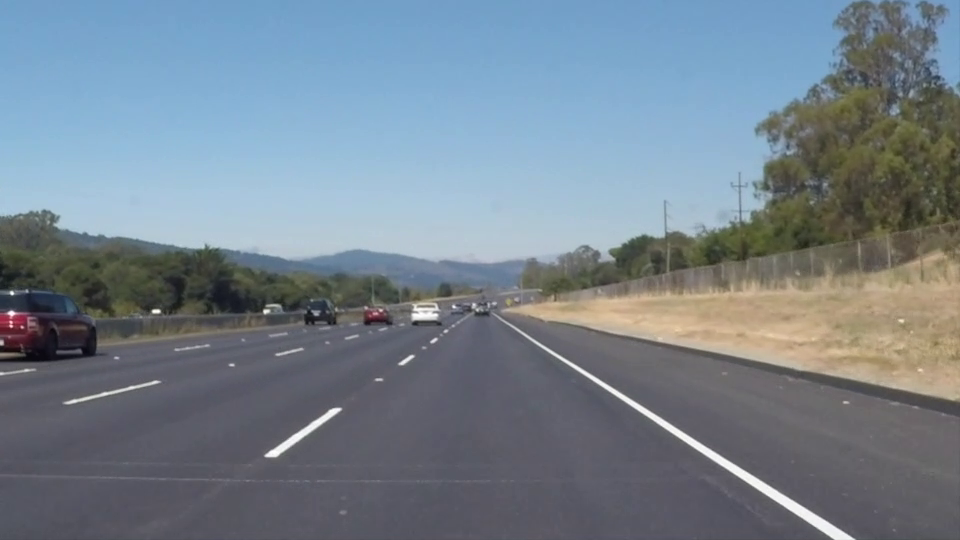
#> input picture frame 22 of vid1.mp4, 960 x 540 px
$ python Final_SeyyedRezaMoslemi.py
#> lines starting #> are read from the running program, lines starting #| are printed output that depends on the picture; after the words box and inside, x2 and y2 are one past the last pixel; in counts of white or black regions, pixels touching at a corner belong together; pictures that were not available may be replaced by others from this repository, and a replacement may not be noted
#> in play_video, frame is the input picture: shape (540, 960, 3); mean B, G, R 141.9, 130.7, 117.7
import cv2
import numpy as np


#---------------- Section 5 & Bonus(Section 7) ----------------
def calculator(x1, y1, x2, y2, w, h):

    # Calculate the slope and intercept of the line
    slope = (y2 - y1) / (x2 - x1)
    intercept = y1 - slope * x1

    # Set the starting and ending points for the line
    x1 = w
    y1 = int(slope * x1 + intercept)

    x2 = int((h - intercept)/slope)
    y2 = h

    return x1,y1,x2,y2


def detector(image, prev_left_line=None, prev_right_line=None):
#---------------- Section 2 ----------------
    h, w = image.shape[:2]
    w //= 2
    h //= 2
    image = cv2.resize(image, (w, h))
    image_ = cv2.cvtColor(image, cv2.COLOR_BGR2GRAY)
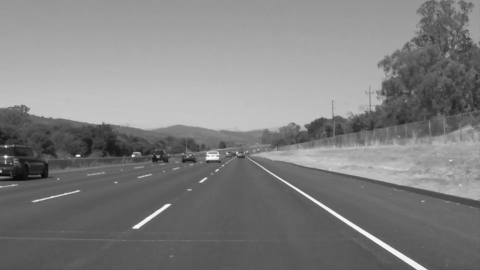
#> image_: shape (270, 480); min 10, max 252, mean 128.1

    g_image = cv2.GaussianBlur(image_, (3, 3), 0)

    edges = cv2.Canny(g_image, threshold1=50, threshold2=300)
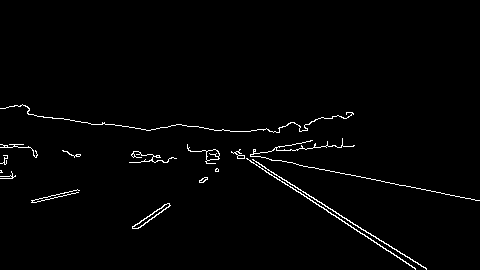
#> edges: shape (270, 480); 1.6% white in thin lines or dots, all inside (x1, y1, x2, y2) = (0, 104, 480, 270)


#---------------- Section 3 ----------------
    # Bounding image to five vector
    contour = np.array([[0, h], [w, h], [w//2, 6*h//10], [w//4, 6*h//10], [3*w//4, 6*h//10]])
    mask = np.zeros_like(edges)
    cv2.fillPoly(mask, np.int32([contour]), 255)
#> mask: shape (270, 480); 17.2% white; 1 white region, box (x1, y1, x2, y2) and area: (3, 162, 479, 270) 22291
    masked_edges = cv2.bitwise_and(edges, mask)
#> masked_edges: shape (270, 480); 0.46% white in thin lines or dots, all inside (x1, y1, x2, y2) = (129, 162, 427, 270)


#---------------- Section 4 ----------------
    # Perform Hough line detection using Probabilistic Hough Transform
    lines = cv2.HoughLinesP(
        masked_edges,
        rho=1,
        theta=np.pi / 180,
        threshold=55,
        maxLineGap=50
    )
#> lines = [[262, 166, 426, 269], [252, 162, 415, 268], [253, 162, 405, 261]]


    #---------------- Section 4 & 5 & Bonus(Section 7) ----------------
    if lines is not None:
        left_lines = []
        right_lines = []

        for line in lines:
            x1, y1, x2, y2 = line[0]
            slope = (y2 - y1) / (x2 - x1)

            if slope < 0:
                right_lines.append(line)
            elif slope > 0:
                left_lines.append(line)
#> this loop made 3 passes
#> (x1, y1, x2, y2, slope) on passes 1 to 3: (262, 166, 426, 269, 0.628), (252, 162, 415, 268, 0.65), (253, 162, 405, 261, 0.651)
#> after the loop, left_lines = [[[262, 166, 426, 269]], [[252, 162, 415, 268]], [[253, 162, 405, 261]]]; right_lines = []

        if len(left_lines) > 0:
            left_line_avg = np.mean(left_lines, axis=0, dtype=np.int32)
#> left_line_avg = [[255, 163, 415, 266]]
            x1, y1, x2, y2 = left_line_avg[0]
#> x1 = 255; y1 = 163; x2 = 415; y2 = 266
            x1, y1, x2, y2 = calculator(x1, y1, x2, y2, w, 6*h//10)
#> in calculator, `slope = (y2 - y1) / (x2 - x1)`: slope = 0.644
#> in calculator, `intercept = y1 - slope * x1`: intercept = -1.16
#> in calculator, `y1 = int(slope * x1 + intercept)`: y1 = 307
#> in calculator, `x2 = int((h - intercept)/slope)`: x2 = 253
#> x1 = 480; y1 = 307; x2 = 253; y2 = 162
            cv2.line(image, (x1, y1), (x2, y2), (0, 0, 255), 2)
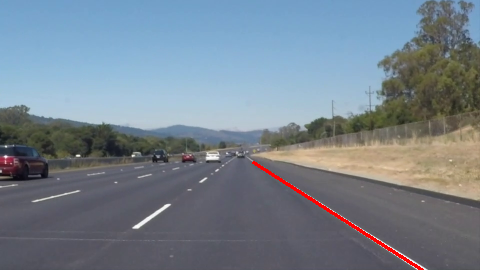
#> image: shape (270, 480, 3); mean of channels 0, 1, 2 141, 129.7, 118; drawn as B, G, R
            prev_left_line = (x1, y1, x2, y2)
#> prev_left_line = (480, 307, 253, 162)
        elif prev_left_line is not None:
            x1, y1, x2, y2 = prev_left_line
            cv2.line(image, (x1, y1), (x2, y2), (0, 0, 255), 2)

        if len(right_lines) > 0:
            right_line_avg = np.mean(right_lines, axis=0, dtype=np.int32)
            x1, y1, x2, y2 = right_line_avg[0]
            x1, y1, x2, y2 = calculator(x1, y1, x2, y2, 0, 6*h//10)
            cv2.line(image, (x1, y1), (x2, y2), (0, 0, 255), 2)
            prev_right_line = (x1, y1, x2, y2)
        elif prev_right_line is not None:
            x1, y1, x2, y2 = prev_right_line
            cv2.line(image, (x1, y1), (x2, y2), (0, 0, 255), 2)

    return image, prev_left_line, prev_right_line


#---------------- Section 6 ----------------
def play_video(video):
    prev_left_line, prev_right_line = None, None
    while video.isOpened():
        ret, frame = video.read()

        if not ret:
            break

        processed_frame, prev_left_line, prev_right_line = detector(frame, prev_left_line, prev_right_line)
#> prev_left_line = (480, 307, 253, 162)

        cv2.imshow('Processed Frame', processed_frame)

        if cv2.waitKey(1) & 0xFF == ord('q'):
#> (key q is pressed here)
            break
    cv2.destroyAllWindows()


# main
video1 = cv2.VideoCapture('vid1.mp4')
play_video(video1)

video2 = cv2.VideoCapture('vid2.mp4')
play_video(video2)
#> the loop in detector (call 2), `for line in lines:` made 3 passes
#> (key Esc is pressed here)

image = cv2.imread('img1.jpg')
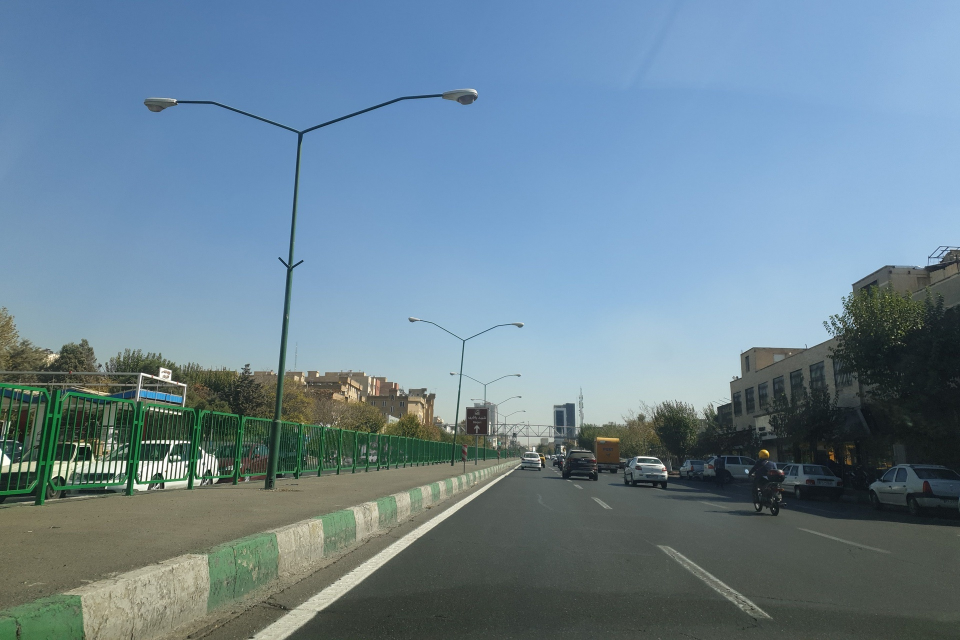
#> input picture img1.jpg, 1920 x 1280 px (shown at 1/2 size)
#> image is the input picture: shape (1280, 1920, 3); mean B, G, R 147.3, 131.8, 107.3
image,_,_ = detector(image, None, None)
#> in detector (call 6), `image_ = cv2.cvtColor(image, cv2.COLOR_BGR2GRAY)`:
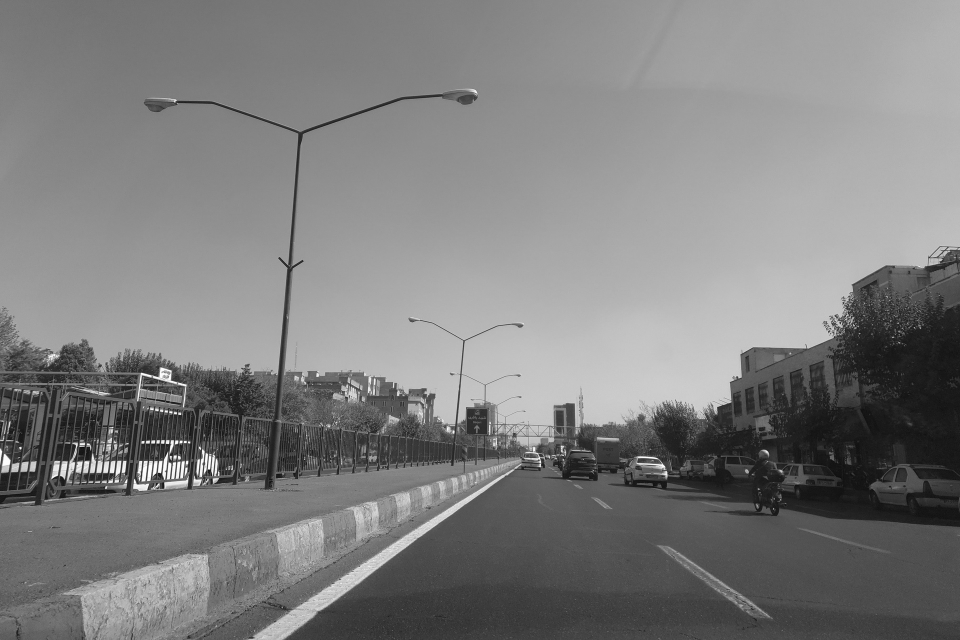
#> image_: shape (640, 960); min 13, max 255, mean 126.4
#> in detector (call 6), `masked_edges = cv2.bitwise_and(edges, mask)`:
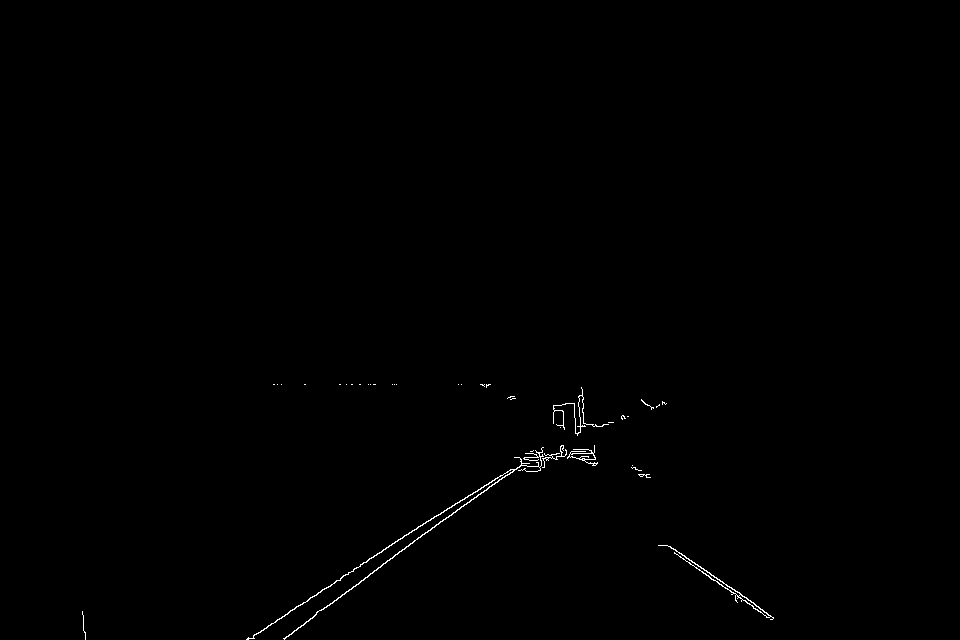
#> masked_edges: shape (640, 960); 0.33% white in thin lines or dots, all inside (x1, y1, x2, y2) = (82, 384, 774, 640)
#> in detector (call 6), `lines = cv2.HoughLinesP( masked_edges, rho=1, theta=np.pi / 180, thres..`: lines = [[246, 639, 583, 420], [316, 612, 319, 610], [370, 573, 583, 418], [283, 638, 380, 567], [248, 639, 353, 571], [664, 545, 770, 619], [666, 545, 773, 617], [315, 614, 583, 419], [532, 453, 544, 461], [669, 546, 758, 606], [247, 638, 455, 503], [249, 638, 366, 562]]
#> the loop in detector (call 6), `for line in lines:` made 12 passes
#> (x1, y1, x2, y2, slope) on passes 1 to 8: (246, 639, 583, 420, -0.65), (316, 612, 319, 610, -0.667), (370, 573, 583, 418, -0.728), (283, 638, 380, 567, -0.732), (248, 639, 353, 571, -0.648), (664, 545, 770, 619, 0.698), (666, 545, 773, 617, 0.673), (315, 614, 583, 419, -0.728)
#> after the loop in detector (call 6), `for line in lines:`: left_lines = [[[664, 545, 770, 619]], [[666, 545, 773, 617]], [[532, 453, 544, 461]], [[669, 546, 758, 606]]]; right_lines = [[[246, 639, 583, 420]], [[316, 612, 319, 610]], [[370, 573, 583, 418]], [[283, 638, 380, 567]], [[248, 639, 353, 571]], [[315, 614, 583, 419]], [[247, 638, 455, 503]], [[249, 638, 366, 562]]]
#> in detector (call 6), `left_line_avg = np.mean(left_lines, axis=0, dtype=np.int32)`: left_line_avg = [[632, 522, 711, 575]]
#> in detector (call 6), `x1, y1, x2, y2 = left_line_avg[0]`: x1 = 632; y1 = 522; x2 = 711; y2 = 575
#> in detector (call 6), `x1, y1, x2, y2 = calculator(x1, y1, x2, y2, w, 6*h//10)`: x1 = 960; y1 = 742; x2 = 426; y2 = 384
#> in detector (call 6), `prev_left_line = (x1, y1, x2, y2)`: prev_left_line = (960, 742, 426, 384)
#> in detector (call 6), `right_line_avg = np.mean(right_lines, axis=0, dtype=np.int32)`: right_line_avg = [[284, 623, 452, 508]]
#> in detector (call 6), `x1, y1, x2, y2 = right_line_avg[0]`: x1 = 284; y1 = 623; x2 = 452; y2 = 508
#> in detector (call 6), `x1, y1, x2, y2 = calculator(x1, y1, x2, y2, 0, 6*h//10)`: x1 = 0; y1 = 817; x2 = 633; y2 = 384
#> in detector (call 6), `cv2.line(image, (x1, y1), (x2, y2), (0, 0, 255), 2)`:
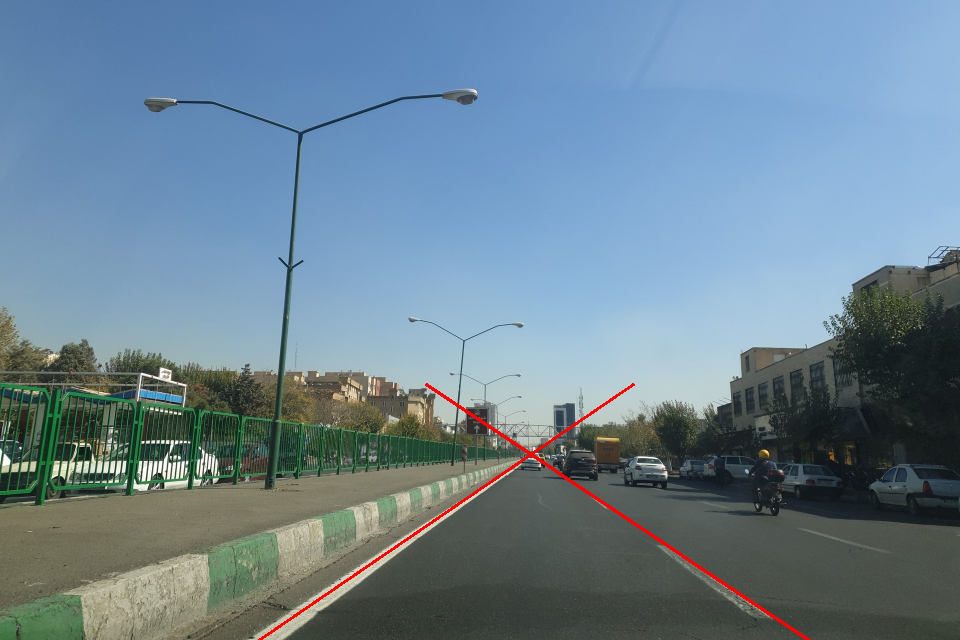
#> image: shape (640, 960, 3); mean of channels 0, 1, 2 146.9, 131.3, 107.9; drawn as B, G, R
#> in detector (call 6), `prev_right_line = (x1, y1, x2, y2)`: prev_right_line = (0, 817, 633, 384)
cv2.imshow('ّFinal Image', image)
cv2.waitKey(0)
cv2.destroyAllWindows()

$ run again, starting later in the video
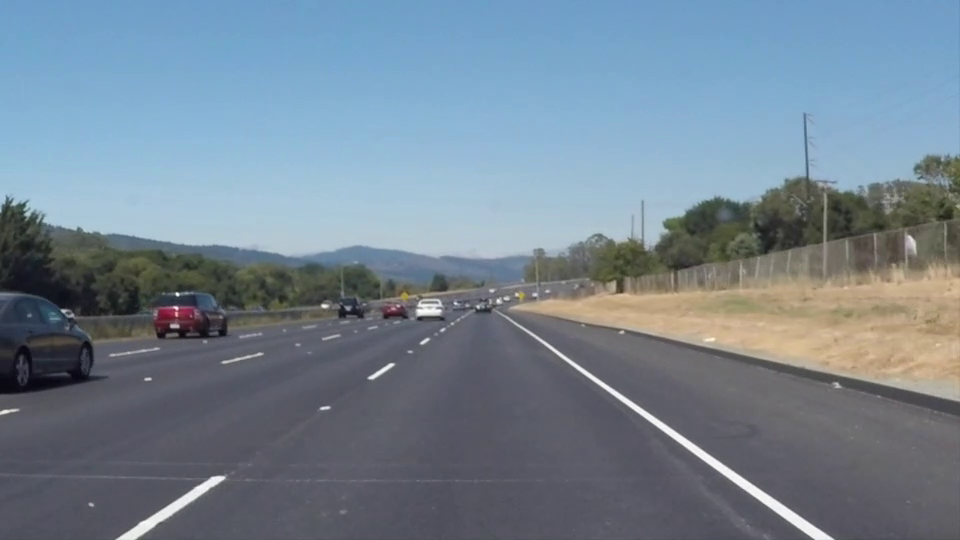
#> input picture frame 99 of vid1.mp4, 960 x 540 px
#> in play_video, frame is the input picture: shape (540, 960, 3); mean B, G, R 146, 132.3, 116.7
#> in detector, `edges = cv2.Canny(g_image, threshold1=50, threshold2=300)`:
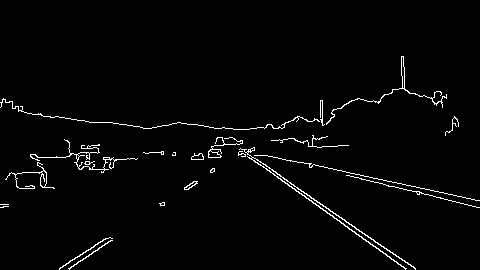
#> edges: shape (270, 480); 2.2% white in thin lines or dots, all inside (x1, y1, x2, y2) = (0, 56, 480, 270)
#> mask: shape (270, 480); 17.2% white; 1 white region, box (x1, y1, x2, y2) and area: (3, 162, 479, 270) 22291
#> masked_edges: shape (270, 480); 0.55% white in thin lines or dots, all inside (x1, y1, x2, y2) = (59, 162, 416, 270)
#> lines = [[260, 162, 378, 244], [257, 162, 405, 269], [341, 217, 415, 268], [301, 193, 405, 268], [59, 268, 106, 238]]
#> the loop in detector, `for line in lines:` made 5 passes
#> (x1, y1, x2, y2, slope) on passes 1 to 5: (260, 162, 378, 244, 0.695), (257, 162, 405, 269, 0.723), (341, 217, 415, 268, 0.689), (301, 193, 405, 268, 0.721), (59, 268, 106, 238, -0.638)
#> after the loop in detector, `for line in lines:`: left_lines = [[[260, 162, 378, 244]], [[257, 162, 405, 269]], [[341, 217, 415, 268]], [[301, 193, 405, 268]]]; right_lines = [[[59, 268, 106, 238]]]
#> left_line_avg = [[289, 183, 400, 262]]
#> in detector, `x1, y1, x2, y2 = left_line_avg[0]`: x1 = 289; y1 = 183; x2 = 400; y2 = 262
#> in calculator, `slope = (y2 - y1) / (x2 - x1)`: slope = 0.712
#> intercept = -22.68
#> in calculator, `y1 = int(slope * x1 + intercept)`: y1 = 318
#> in calculator, `x2 = int((h - intercept)/slope)`: x2 = 259
#> in detector, `x1, y1, x2, y2 = calculator(x1, y1, x2, y2, w, 6*h//10)`: x1 = 480; y1 = 318; x2 = 259; y2 = 162
#> in detector, `prev_left_line = (x1, y1, x2, y2)`: prev_left_line = (480, 318, 259, 162)
#> right_line_avg = [[59, 268, 106, 238]]
#> in detector, `x1, y1, x2, y2 = right_line_avg[0]`: x1 = 59; y1 = 268; x2 = 106; y2 = 238
#> in detector, `x1, y1, x2, y2 = calculator(x1, y1, x2, y2, 0, 6*h//10)`: x1 = 0; y1 = 305; x2 = 225; y2 = 162
#> in detector, `prev_right_line = (x1, y1, x2, y2)`: prev_right_line = (0, 305, 225, 162)
#> in play_video, `processed_frame, prev_left_line, prev_right_line = detector(frame, pre..`: prev_left_line = (480, 318, 259, 162); prev_right_line = (0, 305, 225, 162)
#> the loop in detector (call 2), `for line in lines:` made 5 passes
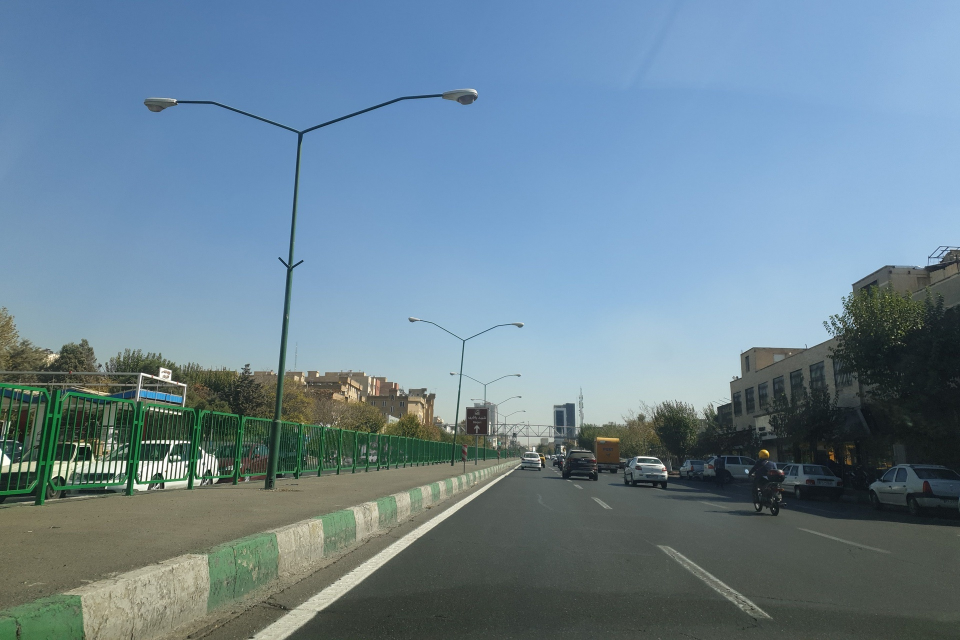
#> input picture img1.jpg, 1920 x 1280 px (shown at 1/2 size)
#> image is the input picture: shape (1280, 1920, 3); mean B, G, R 147.3, 131.8, 107.3
#> image_: shape (640, 960)
#> g_image: shape (640, 960)
#> edges: shape (640, 960); 2.5% white in thin lines or dots, all inside (x1, y1, x2, y2) = (0, 88, 960, 640)
#> mask: shape (640, 960); 17.1% white; 1 white region, box (x1, y1, x2, y2) and area: (2, 384, 960, 640) 105126
#> masked_edges: shape (640, 960); 0.33% white in thin lines or dots, all inside (x1, y1, x2, y2) = (82, 384, 774, 640)

$ run again, starting later in the video
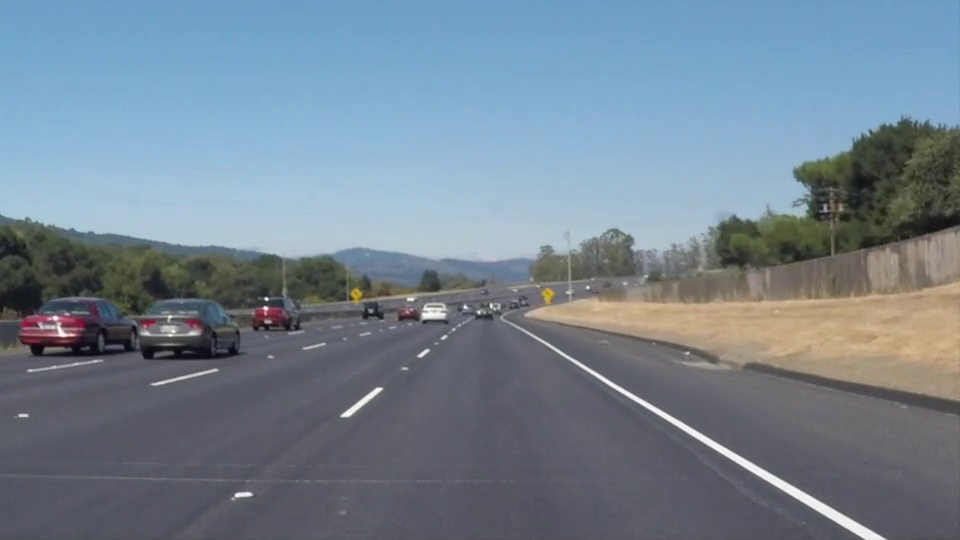
#> input picture frame 176 of vid1.mp4, 960 x 540 px
#> in play_video, frame is the input picture: shape (540, 960, 3); mean B, G, R 145.2, 131.6, 116.5
#> in detector, `edges = cv2.Canny(g_image, threshold1=50, threshold2=300)`:
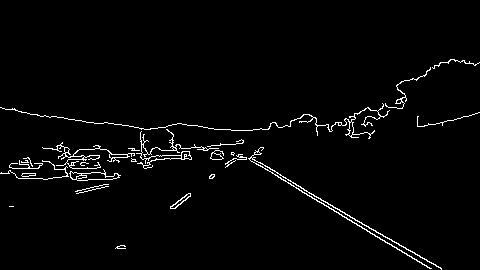
#> edges: shape (270, 480); 2.4% white in thin lines or dots, all inside (x1, y1, x2, y2) = (0, 59, 480, 270)
#> mask: shape (270, 480); 17.2% white; 1 white region, box (x1, y1, x2, y2) and area: (3, 162, 479, 270) 22291
#> masked_edges: shape (270, 480); 0.44% white in thin lines or dots, all inside (x1, y1, x2, y2) = (115, 162, 442, 270)
#> lines = [[253, 162, 430, 268], [288, 180, 441, 269]]
#> the loop in detector, `for line in lines:` made 2 passes
#> (x1, y1, x2, y2, slope) on passes 1 to 2: (253, 162, 430, 268, 0.599), (288, 180, 441, 269, 0.582)
#> after the loop in detector, `for line in lines:`: left_lines = [[[253, 162, 430, 268]], [[288, 180, 441, 269]]]; right_lines = []
#> left_line_avg = [[270, 171, 435, 268]]
#> in detector, `x1, y1, x2, y2 = left_line_avg[0]`: x1 = 270; y1 = 171; x2 = 435; y2 = 268
#> in calculator, `slope = (y2 - y1) / (x2 - x1)`: slope = 0.588
#> intercept = 12.27
#> in calculator, `y1 = int(slope * x1 + intercept)`: y1 = 294
#> in calculator, `x2 = int((h - intercept)/slope)`: x2 = 254
#> in detector, `x1, y1, x2, y2 = calculator(x1, y1, x2, y2, w, 6*h//10)`: x1 = 480; y1 = 294; x2 = 254; y2 = 162
#> in detector, `prev_left_line = (x1, y1, x2, y2)`: prev_left_line = (480, 294, 254, 162)
#> the loop in detector (call 2), `for line in lines:` made 2 passes
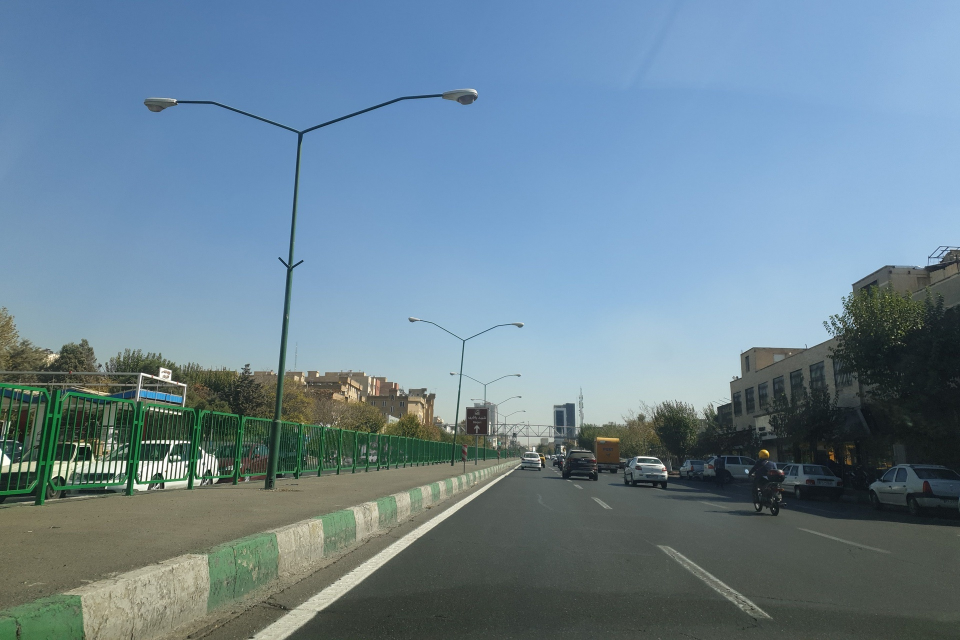
#> input picture img1.jpg, 1920 x 1280 px (shown at 1/2 size)
#> image is the input picture: shape (1280, 1920, 3); mean B, G, R 147.3, 131.8, 107.3
#> image_: shape (640, 960)
#> g_image: shape (640, 960)
#> edges: shape (640, 960); 2.5% white in thin lines or dots, all inside (x1, y1, x2, y2) = (0, 88, 960, 640)
#> mask: shape (640, 960); 17.1% white; 1 white region, box (x1, y1, x2, y2) and area: (2, 384, 960, 640) 105126
#> masked_edges: shape (640, 960); 0.33% white in thin lines or dots, all inside (x1, y1, x2, y2) = (82, 384, 774, 640)
